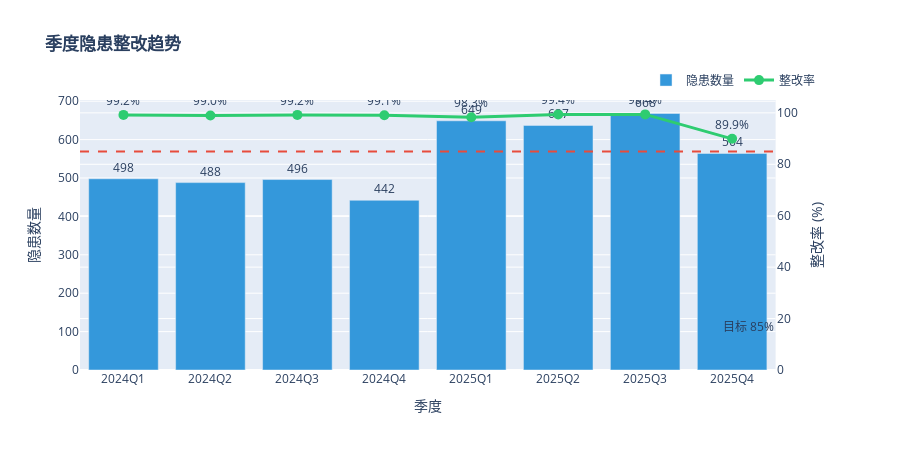

Notebook code for this chart:
### Markdown cell above
## 6. 整改趋势分析

展示各季度的隐患数量和整改率趋势，对比85%目标线。

### Code cell
# 季度趋势图
quarterly = analyzer.get_quarterly_trend()

fig = make_subplots(specs=[[{"secondary_y": True}]])

# 柱状图 - 隐患数量
fig.add_trace(
    go.Bar(
        x=quarterly['quarter'],
        y=quarterly['total'],
        name='隐患数量',
        marker_color='#3498db',
        text=quarterly['total'],
        textposition='outside'
    ),
    secondary_y=False
)

# 折线图 - 整改率
fig.add_trace(
    go.Scatter(
        x=quarterly['quarter'],
        y=quarterly['rectify_rate'],
        name='整改率',
        mode='lines+markers+text',
        line=dict(color='#2ecc71', width=3),
        marker=dict(size=10),
        text=quarterly['rectify_rate'].apply(lambda x: f'{x}%'),
        textposition='top center'
    ),
    secondary_y=True
)

# 85%目标线
fig.add_hline(y=85, line_dash='dash', line_color='#e74c3c',
              annotation_text='目标 85%', secondary_y=True)

fig.update_layout(
    title='<b>季度隐患整改趋势</b>',
    xaxis_title='季度',
    height=450,
    showlegend=True,
    legend=dict(orientation='h', yanchor='bottom', y=1.02, xanchor='right', x=1)
)

fig.update_yaxes(title_text='隐患数量', secondary_y=False)
fig.update_yaxes(title_text='整改率 (%)', secondary_y=True, range=[0, 105])

fig.show()

### Figure 1 — Plotly figure (JSON) as saved in the notebook; plotly's stock layout.template omitted (floating-point values rounded to 4 significant figures)
{"data": [{"marker": {"color": "#3498db"}, "name": "隐患数量", "text": [498.0, 488.0, 496.0, 442.0, 649.0, 637.0, 668.0, 564.0], "textposition": "outside", "type": "bar", "x": ["2024Q1", "2024Q2", "2024Q3", "2024Q4", "2025Q1", "2025Q2", "2025Q3", "2025Q4"], "xaxis": "x", "y": [498, 488, 496, 442, 649, 637, 668, 564], "yaxis": "y"}, {"line": {"color": "#2ecc71", "width": 3}, "marker": {"size": 10}, "mode": "lines+markers+text", "name": "整改率", "text": ["99.2%", "99.0%", "99.2%", "99.1%", "98.3%", "99.4%", "99.4%", "89.9%"], "textposition": "top center", "type": "scatter", "x": ["2024Q1", "2024Q2", "2024Q3", "2024Q4", "2025Q1", "2025Q2", "2025Q3", "2025Q4"], "xaxis": "x", "y": [99.2, 99.0, 99.2, 99.1, 98.3, 99.4, 99.4, 89.9], "yaxis": "y2"}], "layout": {"annotations": [{"showarrow": false, "text": "目标 85%", "x": 1, "xanchor": "right", "xref": "x domain", "y": 85, "yanchor": "bottom", "yref": "y"}], "height": 450, "legend": {"orientation": "h", "x": 1, "xanchor": "right", "y": 1.02, "yanchor": "bottom"}, "shapes": [{"line": {"color": "#e74c3c", "dash": "dash"}, "type": "line", "x0": 0, "x1": 1, "xref": "x domain", "y0": 85, "y1": 85, "yref": "y2"}], "showlegend": true, "title": {"text": "<b>季度隐患整改趋势</b>"}, "xaxis": {"anchor": "y", "domain": [0, 0.94], "title": {"text": "季度"}}, "yaxis": {"anchor": "x", "domain": [0, 1], "title": {"text": "隐患数量"}}, "yaxis2": {"anchor": "x", "overlaying": "y", "range": [0, 105], "side": "right", "title": {"text": "整改率 (%)"}}}}
